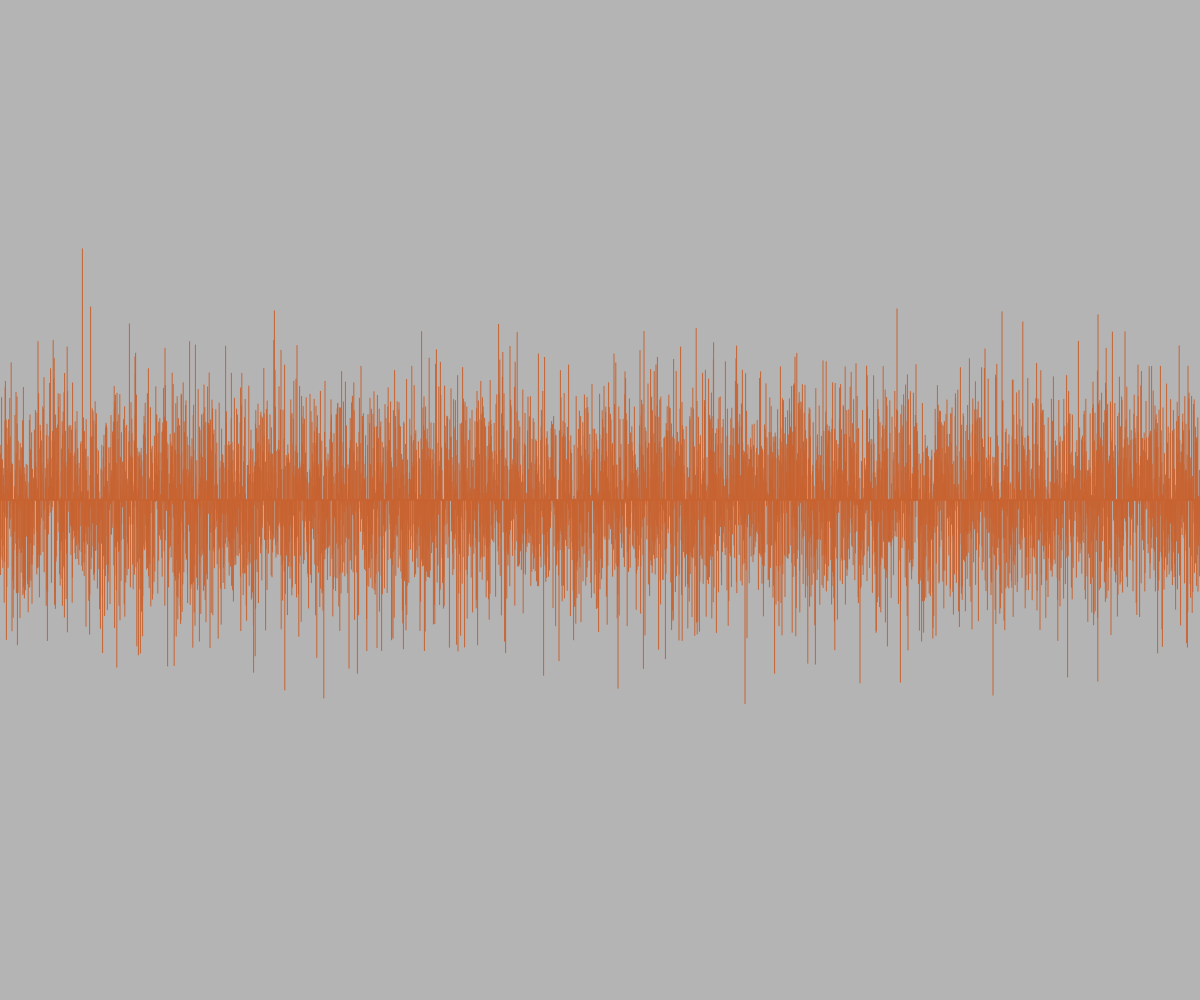
Frame 1 (no input)
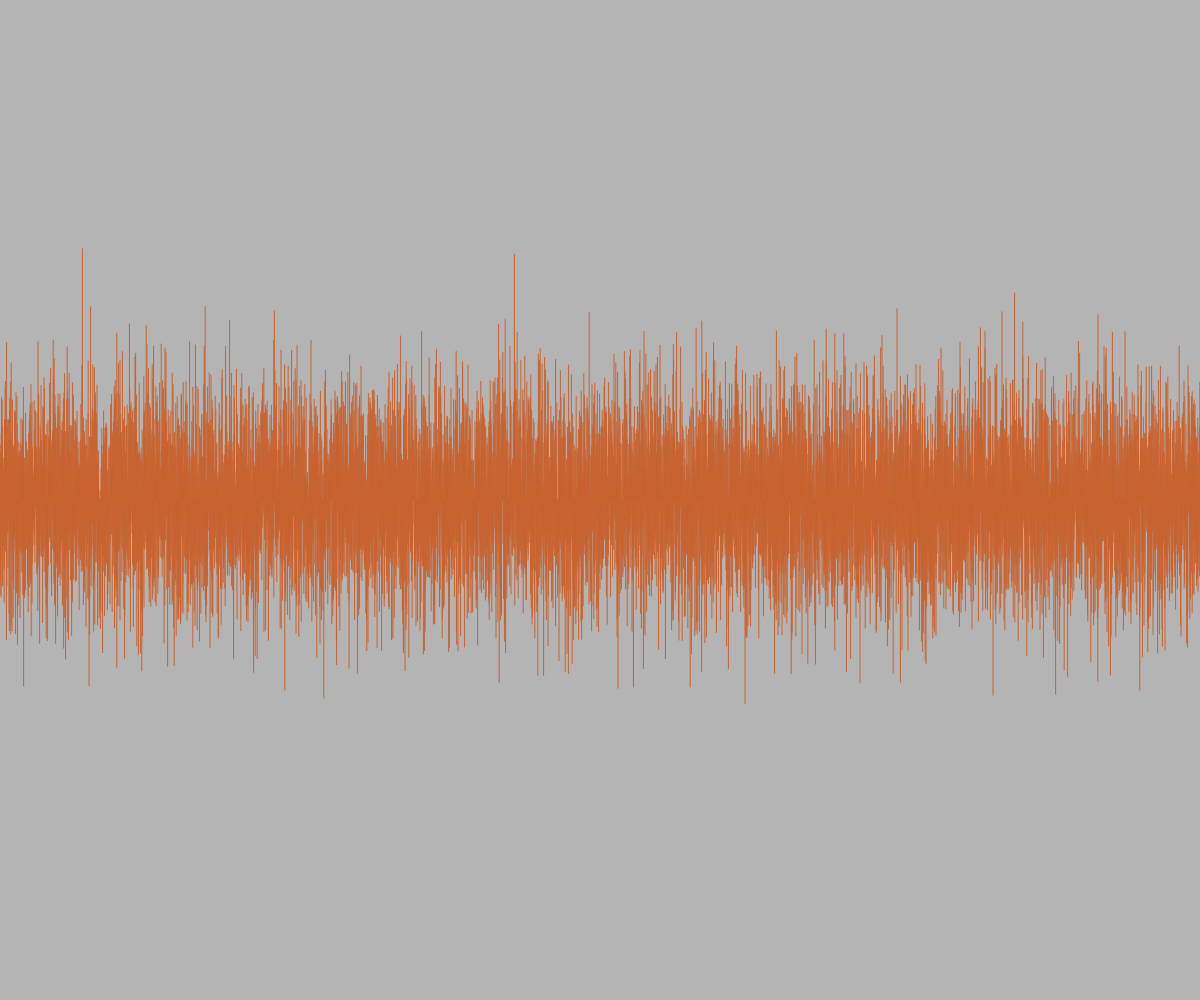
Frame 2 (the mouse pressed at the canvas centre, redrawn once)

The p5.js sketch that drew these frames (run headless with seeded random() and noise() and a simulated clock; the mouse was pressed at the canvas centre and the sketch redrawn once):

// p5.js sketch
// ── sketch.js
"use strict";
//==========
// p5.js

function setup(){
	createCanvas(windowWidth, windowHeight);
	noLoop();
	colorMode(RGB);
	angleMode(DEGREES);
	//blendMode(ADD);

	background(180);
	noStroke();
	fill(33);
}

function draw(){

	stroke(200, 100, 50);
	strokeWeight(1);
	noFill();

	for(let x=0; x<width; x+=0.2){
		let y = height / 2 + randomGaussian() * 60;
		line(x, height/2, x, y)
	}
}
